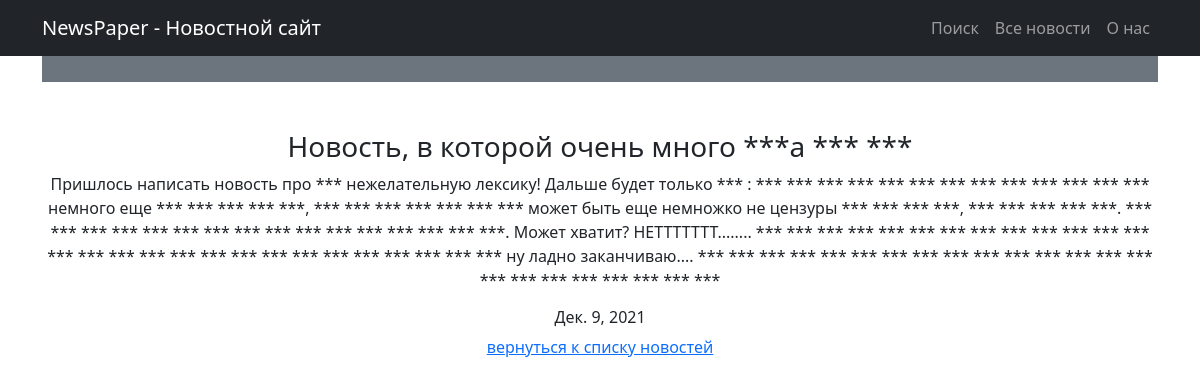
Screenshot of /news/10/ with the database file from the repository.
### news/models.py (models this page shows, shortened)
class Post(models.Model):
    author = models.ForeignKey(Author, on_delete=models.CASCADE)
    NEWS = 'NW'
    ARTICLE = 'AR'
    CATEGORY_CHOICES = (
        (NEWS, 'Новость'),
        (ARTICLE, 'Статья')
    )
    categoryType = models.CharField(max_length=2, choices=CATEGORY_CHOICES, default=ARTICLE)
    dateCreation = models.DateTimeField(auto_now_add=True)
    postCategory = models.ManyToManyField(Category, through='PostCategory')
    title = models.CharField(max_length=128)
    text = models.TextField()
    rating = models.SmallIntegerField(default=0)
    class Meta:
        verbose_name = 'Пост'
        verbose_name_plural = 'Посты'

### news/views.py (the view)
# urls.py: path('news/<int:pk>/', NewDetailView.as_view(), name='detail'),  # Ссылка на детали новости
class NewDetailView(DetailView):
    template_name = 'detail.html'
    queryset = Post.objects.all()

### news/templatetags/custom_filters.py (called while the page is built)
@register.filter(name='Censor')
def Censor(value, arg):
    variants = ['mat', 'мат', 'перемат', 'блбл']
    for variant in variants:
        value = value.replace(variant, '***')
    return value

### news/templates/news/detail.html (shortened to what this page needs)
{% extends 'default.html' %}
{% load custom_filters %}
{% block content %}
    <h3>{{ post.title | Censor:"" }} </h3>
    <p> {{ post.text | Censor:"" }} </p>
    <h6>{{ post.dateCreation.date }}</h6>
    <a href="{{request.META.HTTP_REFERER|escape}}">вернуться к списку новостей</a>
{% endblock %}

### rows the page displays
Post: title|Censor "Новость, в которой очень много ***а *** ***", text|Censor "Пришлось написать новость про *** нежелательную лексику! Дальше будет только *** : *** *** *** *** *** *** *** *** *** *** *** *** *** немного еще *** *** *** *** ***, *** *** *** *** *** *** *** может быть еще немножко не цензуры *** *** *** ***, *** *** *** *** ***. *** *** *** *** *** *** *** *** *** *** *** *** *** *** *** ***. Может хватит? НЕТТТТТТТ........ *** *** *** *** *** *** *** *** *** *** *** *** *** *** *** *** *** *** *** *** *** *** *** *** *** *** *** *** ну ладно заканчиваю.... *** *** *** *** *** *** *** *** *** *** *** *** *** *** *** *** *** *** *** *** *** *** ***", dateCreation "Дек. 9, 2021"
